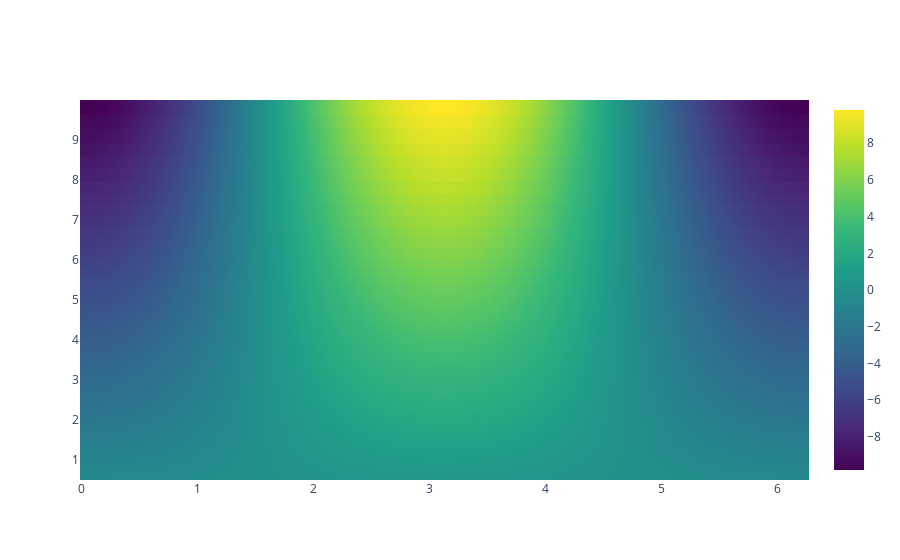

Notebook cell for this chart:
### Code cell
import plotly.graph_objects as go
fig = go.Figure(
    data=go.Heatmap(
        z=unraveled[...,0],    # data matrix [m (radius), n (angle)]
        colorscale='Viridis',  # colorscale choice
        x=angles,   # angular indices
        y=radii,   # radial indices
        hoverongaps=False,
        zsmooth=False
    )
)
fig.show()

### Figure 1 — Plotly figure (JSON) as saved in the notebook; plotly's stock layout.template omitted (floating-point values rounded to 4 significant figures; data arrays with more than 128 entries replaced by an {"elided": "..."} marker saying what was removed)
{"data": [{"colorscale": [[0, "#440154"], [0.1111, "#482878"], [0.2222, "#3e4989"], [0.3333, "#31688e"], [0.4444, "#26828e"], [0.5556, "#1f9e89"], [0.6667, "#35b779"], [0.7778, "#6ece58"], [0.8889, "#b5de2b"], [1, "#fde725"]], "hoverongaps": false, "type": "heatmap", "x": {"elided": "356 float values"}, "y": [0.5241, 0.574, 0.6264, 0.6809, 0.7375, 0.7961, 0.8567, 0.9195, 0.9845, 1.052, 1.121, 1.193, 1.268, 1.345, 1.425, 1.508, 1.594, 1.682, 1.774, 1.869, 1.967, 2.069, 2.174, 2.283, 2.396, 2.513, 2.634, 2.759, 2.888, 3.022, 3.161, 3.305, 3.453, 3.607, 3.766, 3.931, 4.102, 4.278, 4.461, 4.65, 4.846, 5.048, 5.258, 5.475, 5.699, 5.932, 6.173, 6.422, 6.679, 6.946, 7.222, 7.508, 7.804, 8.11, 8.427, 8.755, 9.095, 9.448, 9.813], "z": {"elided": "59x356 float values"}, "zsmooth": false}], "layout": {}}
